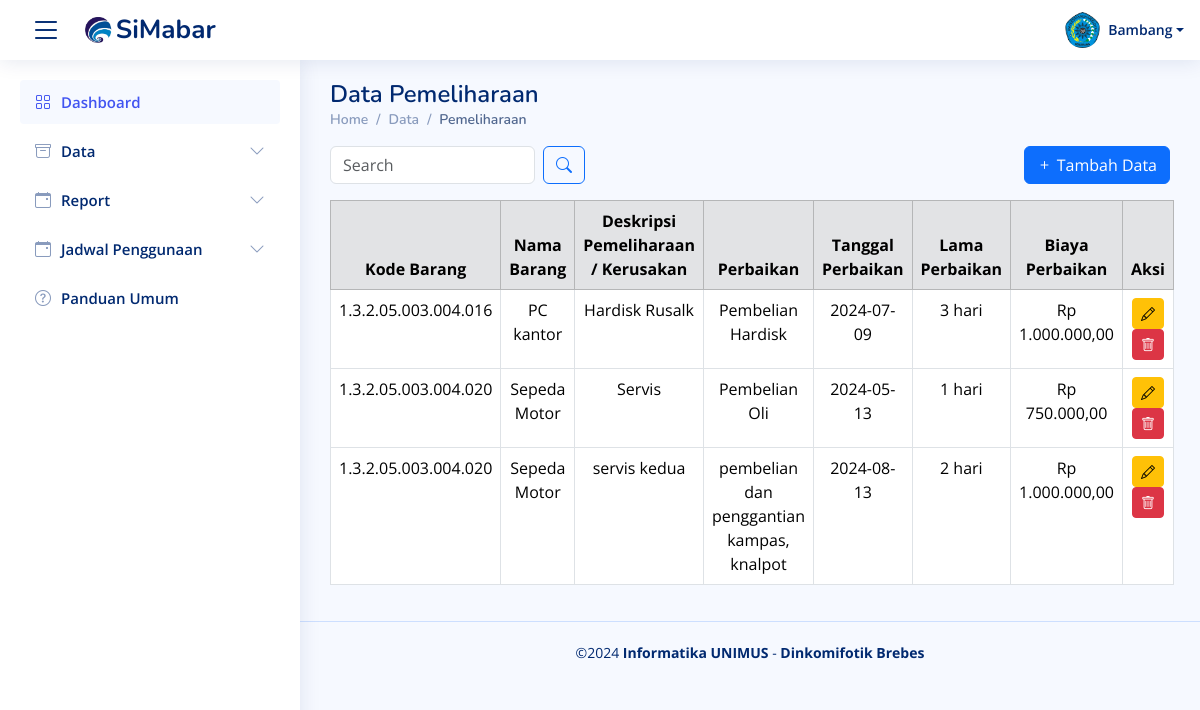
Page /Data_pemeliharaan.php on the committed database.
### tables this page shows
CREATE TABLE `data_pemeliharaan` (
  `kode_barang` varchar(50) DEFAULT NULL,
  `desk_pemeliharaan` text DEFAULT NULL,
  `perbaikan` text DEFAULT NULL,
  `tgl_perbaikan` date DEFAULT NULL,
  `lama_perbaikan` varchar(50) DEFAULT NULL,
  `biaya_perbaikan` decimal(15,2) DEFAULT NULL
);

CREATE TABLE `data_barang` (
  `kode_barang` varchar(50) NOT NULL,
  `nama_barang` varchar(100) NOT NULL,
  `no_regristrasi` varchar(50) DEFAULT NULL,
  `kode_pemilik` varchar(50) DEFAULT NULL,
  `ruang_asal` varchar(100) DEFAULT NULL,
  `ruang_sekarang` varchar(100) DEFAULT NULL,
  `bid_ruang` varchar(50) DEFAULT NULL,
  `tempat_ruang` varchar(50) DEFAULT NULL,
  `tgl_pembelian` date DEFAULT NULL,
  `tgl_pembukuan` date DEFAULT NULL,
  `merk` varchar(100) DEFAULT NULL,
  `type` varchar(100) DEFAULT NULL,
  `kategori` varchar(100) DEFAULT NULL,
  `ukuran_CC` varchar(50) DEFAULT NULL,
  `no_pabrik` varchar(50) DEFAULT NULL,
  `no_rangka` varchar(50) DEFAULT NULL,
  `no_bpkb` varchar(50) DEFAULT NULL,
  `bahan` varchar(100) DEFAULT NULL,
  `no_mesin` varchar(50) DEFAULT NULL,
  `no_polisi` varchar(50) DEFAULT NULL,
  `kondisi_barang` varchar(50) DEFAULT NULL,
  `masa_manfaat` varchar(50) DEFAULT NULL,
  `harga_awal` decimal(15,2) DEFAULT NULL,
  `harga_total` decimal(15,2) DEFAULT NULL,
  `keterangan` text DEFAULT NULL,
  `foto_barang` varchar(255) DEFAULT NULL
);

### Data_pemeliharaan.php (the view, shortened to what this page needs)
<?php include("component/header.php"); ?>
<?php include("koneksi/koneksi.php");  ?>
<main id="main" class="main">
  <div class="pagetitle">
    <h1>Data Pemeliharaan</h1>
    <nav>
      <ol class="breadcrumb">
        <li class="breadcrumb-item"><a href="index.html">Home</a></li>
        <li class="breadcrumb-item">Data</li>
        <li class="breadcrumb-item active">Pemeliharaan</li>
      </ol>
    </nav>
  </div>
  <div class="d-flex justify-content-between align-items-center mb-3">
    <form class="search-form d-flex align-items-center" method="POST" action="#">
      <input type="text" name="query" placeholder="Search" title="Enter search keyword" class="form-control me-2">
      <button type="submit" title="Search" class="btn btn-outline-primary"><i class="bi bi-search"></i></button>
    </form>
    <a href="tambah_pemeliharaan.php" class="btn btn-primary">
      <i class="bi bi-plus"></i> Tambah Data
    </a>
  </div>
  <table class="table table-bordered">
    <thead class="table-secondary text-center">
      <tr>
        <th scope="col">Kode Barang</th>
        <th scope="col">Nama Barang</th>
        <th scope="col">Deskripsi Pemeliharaan / Kerusakan</th>
        <th scope="col">Perbaikan</th>
        <th scope="col">Tanggal Perbaikan</th>
        <th scope="col">Lama Perbaikan</th>
        <th scope="col">Biaya Perbaikan</th>
        <th scope="col">Aksi</th>
      </tr>
    </thead>
    <tbody>
      <?php
      $searchQuery = isset($_POST['query']) ? mysqli_real_escape_string($conn, $_POST['query']) : '';
      $sql = "SELECT dp.*, db.nama_barang, db.harga_awal, (db.harga_awal + dp.biaya_perbaikan) AS harga_total
              FROM data_pemeliharaan dp
              JOIN data_barang db ON dp.kode_barang = db.kode_barang
              WHERE db.nama_barang LIKE '%$searchQuery%' OR dp.kode_barang LIKE '%$searchQuery%'";
      $result = mysqli_query($conn, $sql);
      if (mysqli_num_rows($result) > 0) {
          while ($row = mysqli_fetch_assoc($result)) {
              echo "<tr class='text-center'>
                      <td>{$row['kode_barang']}</td>
                      <td>{$row['nama_barang']}</td>
                      <td>{$row['desk_pemeliharaan']}</td>
                      <td>{$row['perbaikan']}</td>
                      <td>{$row['tgl_perbaikan']}</td>
                      <td>{$row['lama_perbaikan']}</td>
                      <td>Rp " . number_format($row['biaya_perbaikan'], 2, ',', '.') . "</td>
                      <td>
                        <a href='edit_pemeliharaan.php?kode_barang={$row['kode_barang']}' class='btn btn-warning btn-sm' data-bs-toggle='tooltip' title='Edit'>
                          <i class='bi bi-pencil'></i>
                        </a>
                        <a href='delete_pemeliharaan.php?kode_barang={$row['kode_barang']}' class='btn btn-danger btn-sm' onclick='return confirm(\"Apakah Anda yakin ingin menghapus Riwayat pemeliharaan ini?\")' data-bs-toggle='tooltip' title='Hapus'>
                          <i class='bi bi-trash'></i>
                        </a>
                      </td>
                    </tr>";
          }
      } else {
          echo "<tr><td colspan='9' class='text-center'>No data available</td></tr>";
      }
      ?>
    </tbody>
  </table>
</main>
<?php include("component/footer.php"); ?>

### css/style.css (style rules this page uses)
:root { scroll-behavior: smooth; }
body { font-family: "Open Sans", sans-serif; background: #f6f9ff; color: #444444; }
a { color: #4154f1; text-decoration: none; }
h1, h2, h3, h4, h5, h6 { font-family: "Nunito", sans-serif; }
#main { margin-top: 60px; padding: 20px 30px; transition: all 0.3s; }
.pagetitle { margin-bottom: 10px; }
.pagetitle h1 { font-size: 24px; margin-bottom: 0; font-weight: 600; color: #012970; }
.breadcrumb { font-size: 14px; font-family: "Nunito", sans-serif; color: #899bbd; font-weight: 600; }
.breadcrumb a { color: #899bbd; transition: 0.3s; }
.breadcrumb .breadcrumb-item::before { color: #899bbd; }
.breadcrumb .active { color: #51678f; font-weight: 600; }
@media (min-width: 1200px) { #main, #footer { margin-left: 300px; } }

### rows in the picture
data_pemeliharaan: kode_barang "1.3.2.05.003.004.016", kode_barang.nama_barang "PC kantor", desk_pemeliharaan "Hardisk Rusalk", perbaikan "Pembelian Hardisk", tgl_perbaikan "2024-07-09", lama_perbaikan "3 hari", biaya_perbaikan "1.000.000,00"
data_pemeliharaan: kode_barang "1.3.2.05.003.004.020", kode_barang.nama_barang "Sepeda Motor", desk_pemeliharaan "Servis", perbaikan "Pembelian Oli", tgl_perbaikan "2024-05-13", lama_perbaikan "1 hari", biaya_perbaikan "750.000,00"
data_pemeliharaan: kode_barang "1.3.2.05.003.004.020", kode_barang.nama_barang "Sepeda Motor", desk_pemeliharaan "servis kedua", perbaikan "pembelian dan penggantian kampas, knalpot", tgl_perbaikan "2024-08-13", lama_perbaikan "2 hari", biaya_perbaikan "1.000.000,00"
